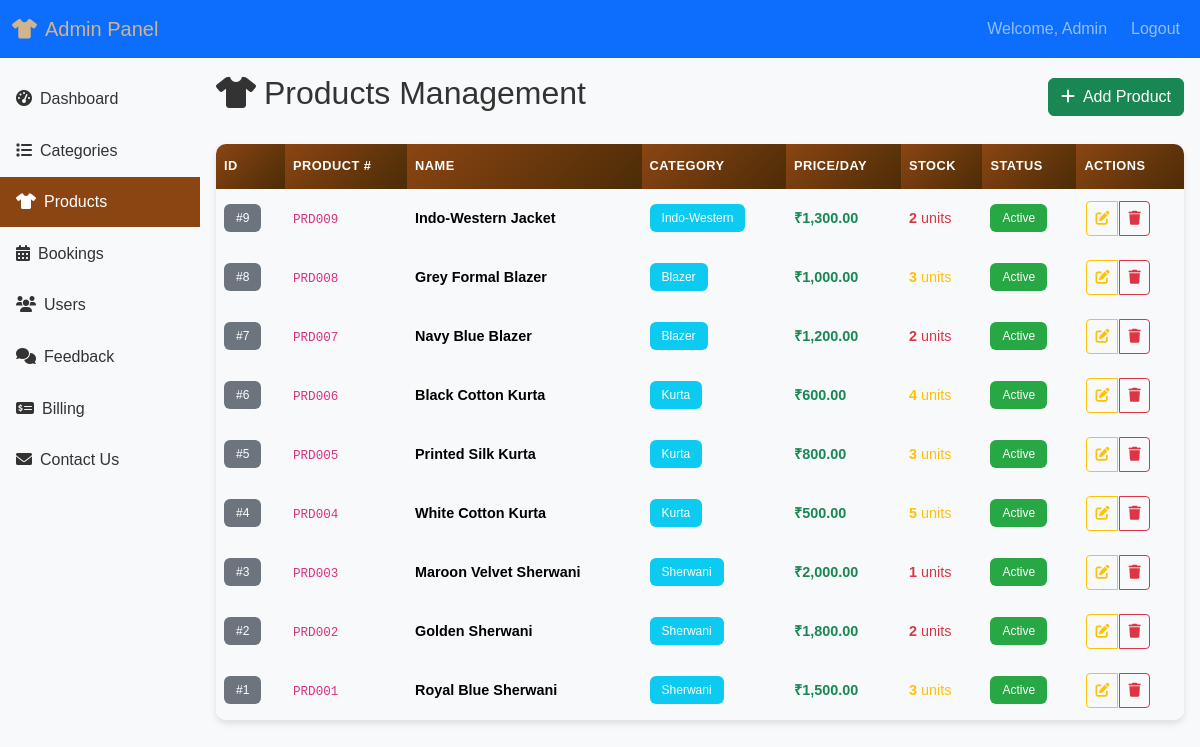
/admin/manage-products.php (signed in), run on the app's committed database.
### tables this page shows
CREATE TABLE `products` (
  `id` int(11) NOT NULL AUTO_INCREMENT,
  `product_number` varchar(15) NOT NULL,
  `category_id` int(11) NOT NULL,
  `product_name` varchar(255) NOT NULL,
  `description` text,
  `image_url` text,
  `size` varchar(100),
  `available_sizes` varchar(100),  
  `color` varchar(100),
  `available_colors` varchar(100),  
  `price_per_day` decimal(10,2) NOT NULL,
  `quantity_available` int(11) NOT NULL DEFAULT 1,
  `status` enum('active','inactive') NOT NULL DEFAULT 'active',
  `created_at` timestamp NOT NULL DEFAULT CURRENT_TIMESTAMP,
  `updated_at` timestamp NOT NULL DEFAULT CURRENT_TIMESTAMP ON UPDATE CURRENT_TIMESTAMP,
  PRIMARY KEY (`id`),
  KEY `category_id` (`category_id`),
  CONSTRAINT `products_ibfk_1` FOREIGN KEY (`category_id`) REFERENCES `categories` (`id`)
);

CREATE TABLE `categories` (
  `id` int(11) NOT NULL AUTO_INCREMENT,
  `name` varchar(100) NOT NULL,
  `description` text,
  `created_at` timestamp NOT NULL DEFAULT CURRENT_TIMESTAMP,
  PRIMARY KEY (`id`)
);

### admin/manage-products.php (the view, shortened to what this page needs)
<?php include "includes/admin-header.php"; include "../config/db.php"; ?>
<div class="d-flex justify-content-between align-items-center mb-4">
    <h2><i class="fas fa-tshirt me-2"></i>Products Management</h2>
    <a class="btn btn-success" href="products-add.php">
        <i class="fas fa-plus me-2"></i>Add Product
    </a>
</div>
<div class="admin-table">
    <div class="table-responsive">
        <table class="table table-hover mb-0">
            <thead class="table-light">
                <tr>
                    <th>ID</th>
                    <th>Product #</th>
                    <th>Name</th>
                    <th>Category</th>
                    <th>Price/Day</th>
                    <th>Stock</th>
                    <th>Status</th>
                    <th>Actions</th>
                </tr>
            </thead>
            <tbody class="table-light">
                <?php
                try {
                    $sql = "SELECT p.*, c.name as catname FROM products p JOIN categories c ON p.category_id=c.id ORDER BY p.id DESC";
                    $stmt = $pdo->query($sql);
                    $products = $stmt->fetchAll();
                    if (empty($products)) {
                        echo "<tr><td colspan='8' class='text-center py-4 text-muted'>";
                        echo "<i class='fas fa-box-open fa-2x mb-2'></i><br>";
                        echo "No products found.";
                        echo "</td></tr>";
                    } else {
                        foreach($products as $p) {
                            $statusClass = $p['status'] == 'active' ? 'badge-confirmed' : 'badge-cancelled';
                            $stockClass = $p['quantity_available'] <= 2 ? 'text-danger' : ($p['quantity_available'] <= 5 ? 'text-warning' : 'text-success');
                            echo "<tr>";
                            echo "<td data-label='ID'><span class='badge bg-secondary'>#{$p['id']}</span></td>";
                            echo "<td data-label='Product #'><code>" . htmlspecialchars($p['product_number']) . "</code></td>";
                            echo "<td data-label='Name'><strong>" . htmlspecialchars($p['product_name']) . "</strong></td>";
                            echo "<td data-label='Category'><span class='badge bg-info'>" . htmlspecialchars($p['catname']) . "</span></td>";
                            echo "<td data-label='Price/Day'><strong class='text-success'>₹" . number_format($p['price_per_day'], 2) . "</strong></td>";
                            echo "<td data-label='Stock'><span class='{$stockClass}'><strong>{$p['quantity_available']}</strong> units</span></td>";
                            echo "<td data-label='Status'><span class='badge {$statusClass}'>" . ucfirst($p['status']) . "</span></td>";
                            echo "<td data-label='Actions'>";
                            echo "<div class='btn-group btn-group-sm'>";
                            echo "<a href='products-edit.php?id={$p['id']}' class='btn btn-outline-warning' title='Edit Product'>";
                            echo "<i class='fas fa-edit'></i>";
                            echo "</a>";
                            echo "<a href='products-delete.php?id={$p['id']}' class='btn btn-outline-danger' onclick='return confirm(\"Are you sure you want to delete product: " . htmlspecialchars($p['product_name']) . "?\")' title='Delete Product'>";
                            echo "<i class='fas fa-trash'></i>";
                            echo "</a>";
                            echo "</div>";
                            echo "</td>";
                            echo "</tr>";
                        }
                    }
                } catch (PDOException $e) {
                    echo "<tr><td colspan='8' class='text-center py-4 text-danger'>";
                    echo "<i class='fas fa-exclamation-triangle fa-2x mb-2'></i><br>";
                    echo "Error loading products: " . htmlspecialchars($e->getMessage());
                    echo "</td></tr>";
                }
                ?>
            </tbody>
        </table>
    </div>
</div>
<?php include "includes/admin-footer.php"; ?>

### assets/css/style.css (style rules this page uses)
:root { --primary-color: #8B4513; --secondary-color: #DAA520; --accent-color: #CD853F; --dark-color: #2C1810; --light-color: #F5F5DC; }
body { font-family: 'Arial', sans-serif; line-height: 1.6; color: #333; background-color: #f8f9fa; }

### assets/css/admin.css (style rules this page uses)
:root { --primary-color: #8B4513; --secondary-color: #d2b48c; --dark-color: #4B2C06; }
.table th { background-color: #f8f9fa; font-weight: 600; }
.badge { font-size: 0.75rem; }
.admin-table { background: white; border-radius: 10px; overflow: hidden; box-shadow: 0 4px 6px rgba(0, 0, 0, 0.1); margin-bottom: 2rem; }
.admin-table .table { margin-bottom: 0; border-collapse: separate; border-spacing: 0; }
.admin-table .table thead th { background: linear-gradient(135deg, var(--primary-color), var(--dark-color)); color: white; font-weight: 600; text-transform: uppercase; font-size: 0.85rem; letter-spacing: 0.5px; padding: 1rem 0.75rem; border: none; position: sticky; top: 0; z-index: 10; }
.admin-table .table tbody tr { transition: all 0.3s ease; border-bottom: 1px solid #e9ecef; }
.admin-table .table tbody tr:last-child { border-bottom: none; }
.admin-table .table tbody td { padding: 1rem 0.75rem; vertical-align: middle; border: none; }
.btn-group-sm .btn { padding: 0.375rem 0.5rem; font-size: 0.875rem; border-radius: 4px; margin: 0 2px; transition: all 0.3s ease; }
.badge { font-size: 0.75rem; padding: 0.5rem 0.75rem; border-radius: 6px; font-weight: 500; }
.badge-confirmed { background-color: #28a745; color: white; }
@media (max-width: 1200px) { .admin-table .table thead th { font-size: 0.8rem; padding: 0.75rem 0.5rem; } }
@media (max-width: 1200px) { .admin-table .table tbody td { padding: 0.75rem 0.5rem; font-size: 0.9rem; } }

### data on the page
products: id "9", product_number "PRD009", product_name "Indo-Western Jacket", category.name "Indo-Western", price_per_day "1,300.00", quantity_available "2", status "Active"
products: id "8", product_number "PRD008", product_name "Grey Formal Blazer", category.name "Blazer", price_per_day "1,000.00", quantity_available "3", status "Active"
products: id "7", product_number "PRD007", product_name "Navy Blue Blazer", category.name "Blazer", price_per_day "1,200.00", quantity_available "2", status "Active"
products: id "6", product_number "PRD006", product_name "Black Cotton Kurta", category.name "Kurta", price_per_day "600.00", quantity_available "4", status "Active"
products: id "5", product_number "PRD005", product_name "Printed Silk Kurta", category.name "Kurta", price_per_day "800.00", quantity_available "3", status "Active"
products: id "4", product_number "PRD004", product_name "White Cotton Kurta", category.name "Kurta", price_per_day "500.00", quantity_available "5", status "Active"
products: id "3", product_number "PRD003", product_name "Maroon Velvet Sherwani", category.name "Sherwani", price_per_day "2,000.00", quantity_available "1", status "Active"
products: id "2", product_number "PRD002", product_name "Golden Sherwani", category.name "Sherwani", price_per_day "1,800.00", quantity_available "2", status "Active"
products: id "1", product_number "PRD001", product_name "Royal Blue Sherwani", category.name "Sherwani", price_per_day "1,500.00", quantity_available "3", status "Active"

### other printed values
$_SESSION['admin_name'] "Admin"
